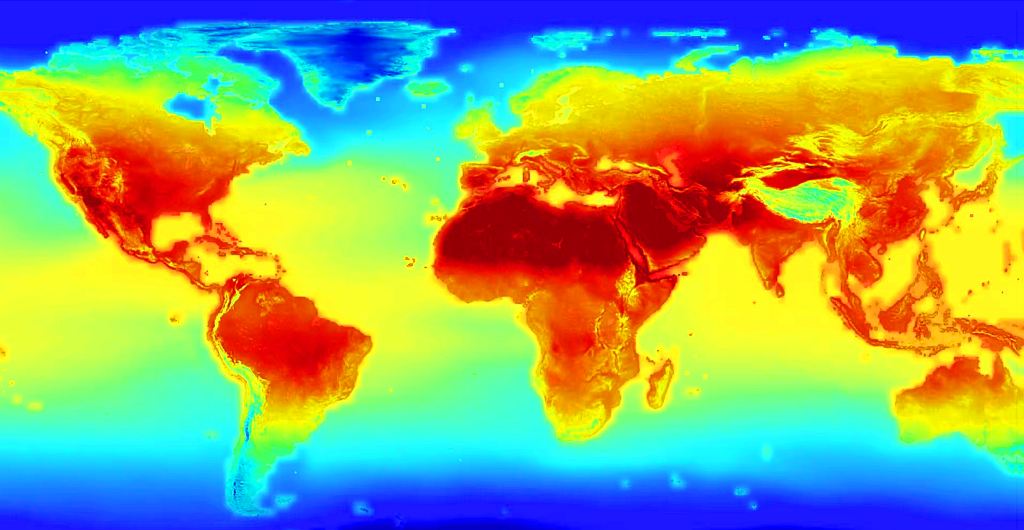
#> input picture images/temperature.png, 1024 x 530 px
$ python reverse_colormap.py --image images/temperature.png --cmap jet --output images/temperature_values.png --max_width 1024
#> lines starting #> are read from the running program, lines starting #| are printed output that depends on the picture
#> in main, map_img is the input picture: shape (530, 1024, 3); mean B, G, R 114.6, 166.9, 143.6
'''
USAGE:
$ python reverse_colormap.py --image images/temperature.png --cmap jet --output images/temperature_values.png --max_width 1024
'''

import argparse
import numpy as np
import cv2
from matplotlib import colormaps
from scipy.spatial import KDTree


def reverse_colormap(image, cmap='jet', resolution=1000, k=3):
    """
    Extract the original values from an image that was created by applying a colormap.
    Optimized version using vectorized operations, KDTree for lookup, and interpolation.

    Args:
        image: Input BGR image from which to extract values
        cmap: Name of the colormap that was used to create the image
        resolution: Number of points in the colormap lookup (higher = more accurate)
        k: Number of nearest neighbors to use for interpolation

    Returns:
        A 2D array of grayscale values in the range [0, 1]
    """
#> called with cmap = 'jet', resolution = 1000, k = 3
    # Get actual colormap by its name
    cmap = colormaps[cmap]

    # Convert BGR to RGB and normalize to [0, 1] range
    rgb_image = cv2.cvtColor(image, cv2.COLOR_BGR2RGB)
    img_rgb = rgb_image.astype(float) / 255.0 if rgb_image.max() > 1 else rgb_image.copy()

    # Create the mapping from RGB to value with higher resolution
    value_range = np.linspace(0, 1, resolution)
    rgb_colors = cmap(value_range)[:, :3]  # Drop alpha channel

    # Use KDTree for efficient nearest-neighbor search
    tree = KDTree(rgb_colors)

    # Reshape the image for vectorized processing
    height, width = img_rgb.shape[:2]
#> height = 530; width = 1024
    pixels = img_rgb.reshape(-1, 3)

    # Find the k nearest neighbors for each pixel
    distances, indices = tree.query(pixels, k=k)

    # Use weighted interpolation for more accurate reverse mapping
    weights = 1.0 / (distances + 1e-10)  # Add small epsilon to avoid division by zero
    weights /= np.sum(weights, axis=1, keepdims=True)

    # Apply weights to get interpolated values
    grayscale_values = np.sum(value_range[indices] * weights, axis=1).reshape(height, width)
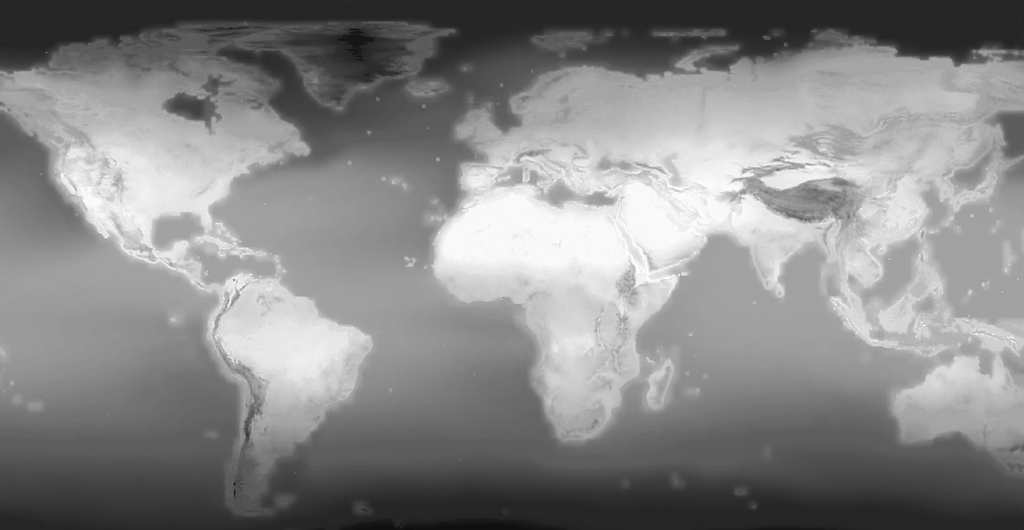
#> grayscale_values: shape (530, 1024) float64; min 0.021, max 0.998, mean 0.533

    return grayscale_values


def main():
    # Set up argument parser
    parser = argparse.ArgumentParser(description="Reverse a colormapped image back to its original grayscale values.")
    parser.add_argument('--image', type=str, required=True, help="Path to the input colormapped image.")
    parser.add_argument('--cmap', type=str, default='jet', help="Name of the colormap used (default: 'jet').")
    parser.add_argument('--output', type=str, required=True, help="Path to save the output grayscale image.")
    parser.add_argument('--max_width', type=int, default=1024, help="Maximum width of the image for resizing (default: 1024).")
    parser.add_argument('--resolution', type=int, default=1000, help="Resolution of the colormap lookup (default: 1000).")
    parser.add_argument('--k', type=int, default=3, help="Number of nearest neighbors for interpolation (default: 3).")
    args = parser.parse_args()

    # Load image
    map_img = cv2.imread(args.image)
    if map_img is None:
        raise FileNotFoundError(f"Image not found at {args.image}")
    if map_img.shape[1] > args.max_width:
        print(f"Resizing image to {args.max_width} px")
        aspect_ratio = map_img.shape[0] / map_img.shape[1]
        new_height = int(args.max_width * aspect_ratio)
        map_img = cv2.resize(map_img, (args.max_width, new_height))

    # Extract grayscale values from the colormapped image
    grayscale_values = reverse_colormap(map_img, cmap=args.cmap, resolution=args.resolution, k=args.k)

    # Normalize grayscale values to [0, 1], convert to uint8 and save
    cv2.imwrite(args.output, grayscale_values * 255)  # Save as 8-bit image for visualization
    print(f"Grayscale image saved to {args.output}")

    # Crosschecking: Apply the same colormap to the grayscale values
    grayscale_values_uint8 = (grayscale_values * 255).astype(np.uint8)
    colormapped_result = cv2.applyColorMap(grayscale_values_uint8, cv2.COLORMAP_JET)
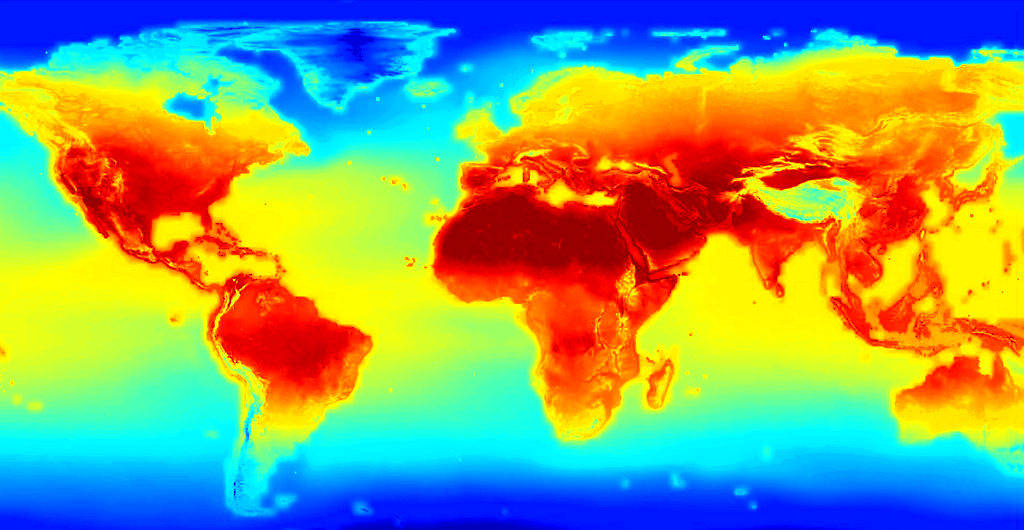
#> colormapped_result: shape (530, 1024, 3); mean B, G, R 110, 160.9, 140.5
    cv2.imwrite(args.image.replace('.png', '_check.png'), colormapped_result)


if __name__ == "__main__":
    main()
